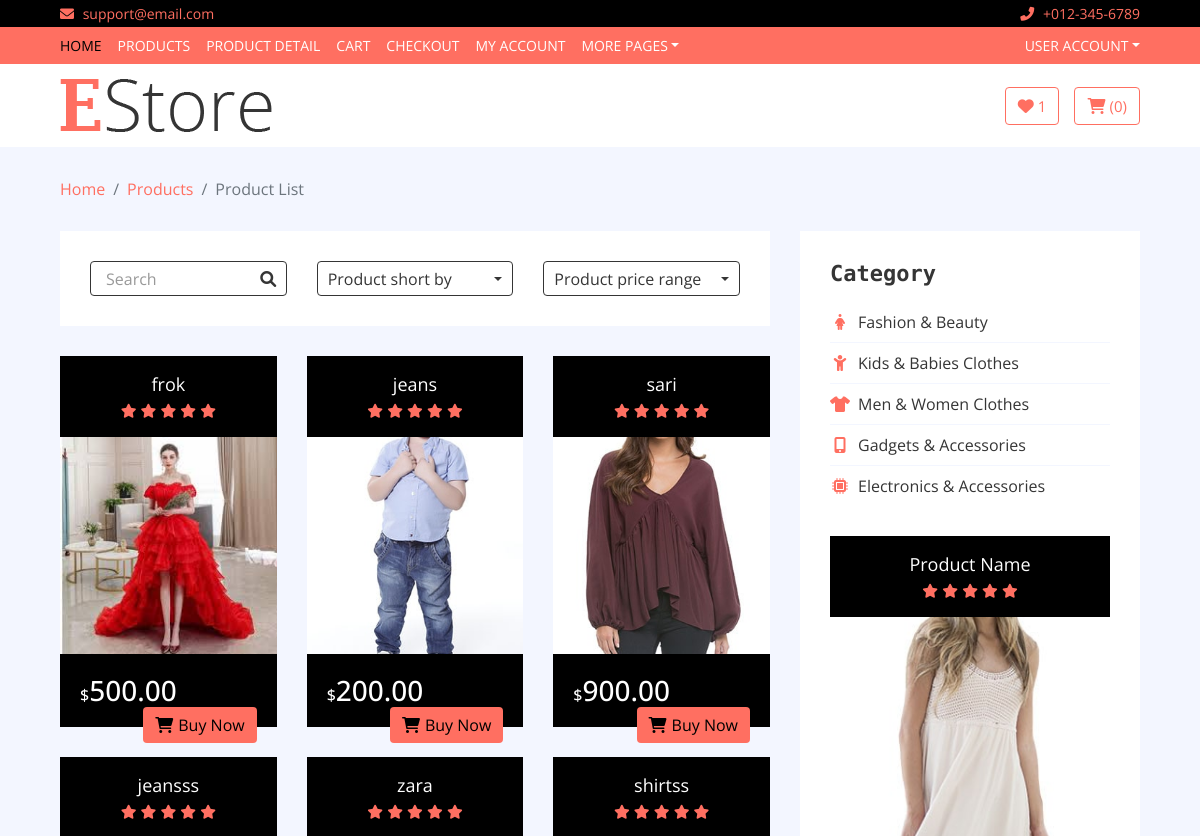
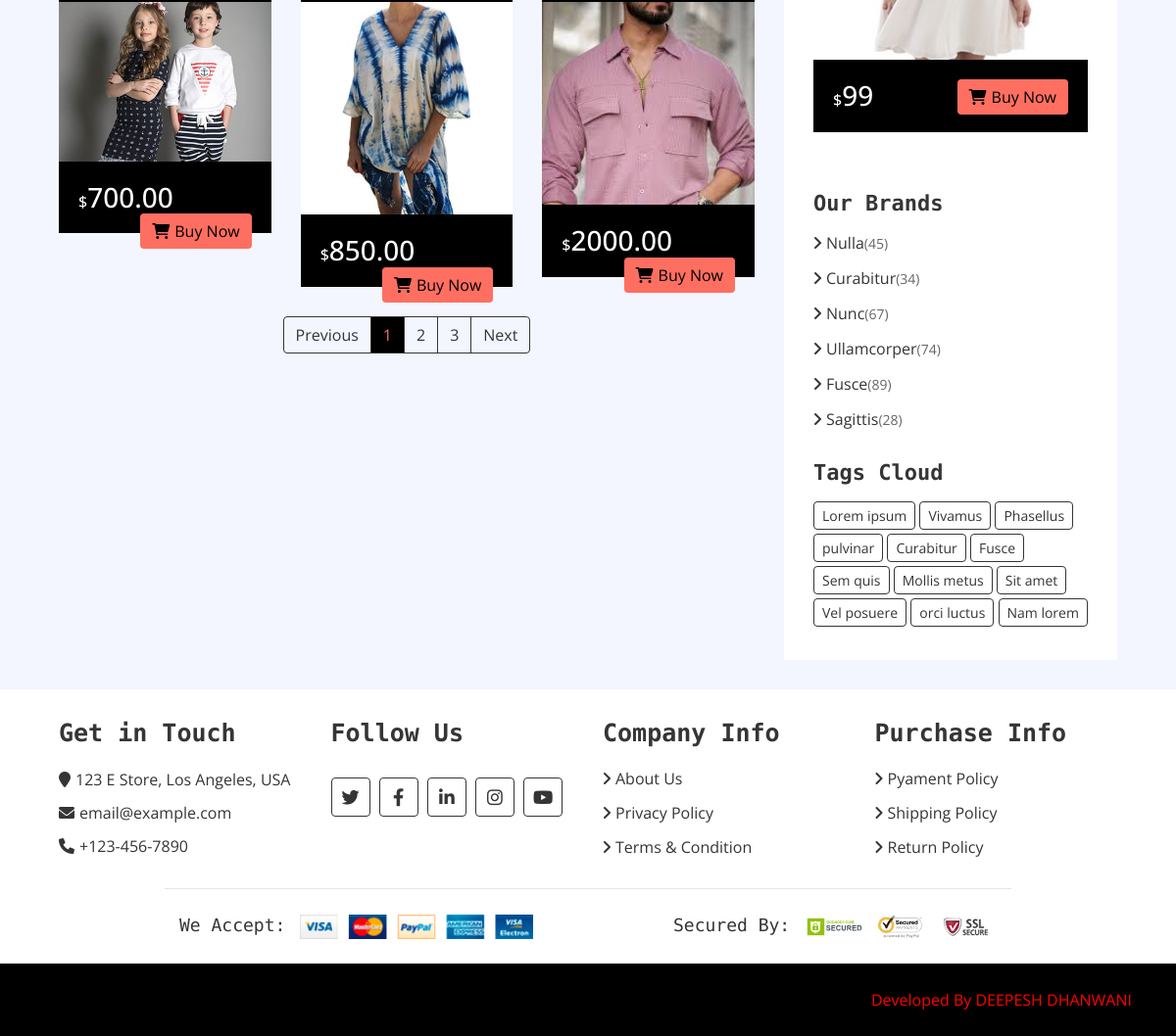
The page /products/ (signed in) on the database its author committed (2 pictures, top to bottom).
### shop/models.py (models this page shows, shortened)
class Product(models.Model):
    category = models.ForeignKey(Category, on_delete=models.CASCADE, related_name='products')
    name = models.CharField(max_length=100)  # e.g., T-shirt, Jeans
    description = models.TextField()  # Description of the product
    price = models.DecimalField(max_digits=10, decimal_places=2)  # Product price
    image = models.ImageField(upload_to='products/', blank=True, null=True)  # Product image

### ecommerce/views.py (the view)
# urls.py: path("products/", views.all_products_view, name="all_products"),
def all_products_view(request):
    categories = Category.objects.all()
    products = Product.objects.all()
    Brandimgdata = Brandimg.objects.all().order_by('id')
    wishlist_count = Wishlist.objects.filter(user=request.user).count() if request.user.is_authenticated else 0
    context = {
        'categories': categories,
        'products': products,
        'Brandimgdata':Brandimgdata,
        'wishlist_count': wishlist_count,
    }
    return render(request, 'product-list.html', context)

### templates/product-list.html (shortened to what this page needs)
<!DOCTYPE html>
<html lang="en">
    {% include "header.html" %}
    {% load static %}
<head>
    <link rel="stylesheet" href="{% static 'css/style.css' %}">
</head>
   <body>
        <div class="breadcrumb-wrap">
            <div class="container-fluid">
                <ul class="breadcrumb">
                    <li class="breadcrumb-item"><a href="#">Home</a></li>
                    <li class="breadcrumb-item"><a href="#">Products</a></li>
                    <li class="breadcrumb-item active">Product List</li>
                </ul>
            </div>
        </div>
        <div class="product-view">
            <div class="container-fluid">
                <div class="row">
                    <div class="col-lg-8">
                        <div class="row">
                            <div class="col-md-12">
                                <div class="product-view-top">
                                    <div class="row">
                                        <div class="col-md-4">
                                            <div class="product-search">
                                                <input type="email" value="Search">
                                                <button><i class="fa fa-search"></i></button>
                                            </div>
                                        </div>
                                        <div class="col-md-4">
                                            <div class="product-short">
                                                <div class="dropdown">
                                                    <div class="dropdown-toggle" data-toggle="dropdown">Product short by</div>
                                                </div>
                                            </div>
                                        </div>
                                        <div class="col-md-4">
                                            <div class="product-price-range">
                                                <div class="dropdown">
                                                    <div class="dropdown-toggle" data-toggle="dropdown">Product price range</div>
                                                </div>
                                            </div>
                                        </div>
                                    </div>
                                </div>
                            </div>
                            {% for product in products %}
                            <div class="col-md-4">
                                <div class="product-item">
                                    <div class="product-title">
                                        <a href="#">{{ product.name }}</a>
                                        <div class="ratting">
                                            <i class="fa fa-star"></i>
                                            <i class="fa fa-star"></i>
                                            <i class="fa fa-star"></i>
                                            <i class="fa fa-star"></i>
                                            <i class="fa fa-star"></i>
                                        </div>
                                    </div>
                                    <div class="product-image">
                                        <a href="product-detail.html">
                                            <img src="{{ product.image.url }}" alt="Product Image">
                                        </a>
                                    </div>
                                    <div class="product-price">
                                        <h3><span>$</span>{{ product.price }}</h3>
                                        <a class="btn" href=""><i class="fa fa-shopping-cart"></i>Buy Now</a>
                                    </div>
                                </div>
                            </div>
                            {% endfor %}
                        </div>
                        <div class="col-md-12">
                            <nav aria-label="Page navigation example">
                                <ul class="pagination justify-content-center">
                                    <li class="page-item disabled">
                                        <a class="page-link" href="#" tabindex="-1">Previous</a>
                                    </li>
                                    <li class="page-item active"><a class="page-link" href="#">1</a></li>
                                    <li class="page-item"><a class="page-link" href="#">2</a></li>
                                    <li class="page-item"><a class="page-link" href="#">3</a></li>
                                    <li class="page-item">
                                        <a class="page-link" href="#">Next</a>
                                    </li>
                                </ul>
                            </nav>
                        </div>
                    </div>
                    <div class="col-lg-4 sidebar">
                        <div class="sidebar-widget category">
                            <h2 class="title">Category</h2>
                            <nav class="navbar bg-light">
                                <ul class="navbar-nav">
                                    <li class="nav-item">
                                        <a class="nav-link" href="#"><i class="fa fa-female"></i>Fashion & Beauty</a>
                                    </li>
                                    <li class="nav-item">
                                        <a class="nav-link" href="#"><i class="fa fa-child"></i>Kids & Babies Clothes</a>
                                    </li>
                                    <li class="nav-item">
                                        <a class="nav-link" href="#"><i class="fa fa-tshirt"></i>Men & Women Clothes</a>
                                    </li>
                                    <li class="nav-item">
                                        <a class="nav-link" href="#"><i class="fa fa-mobile-alt"></i>Gadgets & Accessories</a>
                                    </li>
                                    <li class="nav-item">
                                        <a class="nav-link" href="#"><i class="fa fa-microchip"></i>Electronics & Accessories</a>
                                    </li>
                                </ul>
                            </nav>
                        </div>
                        <div class="sidebar-widget widget-slider">
                            <div class="sidebar-slider normal-slider">
                                <div class="product-item">
                                    <div class="product-title">
                                        <a href="#">Product Name</a>
                                        <div class="ratting">
                                            <i class="fa fa-star"></i>
                                            <i class="fa fa-star"></i>
                                            <i class="fa fa-star"></i>
                                            <i class="fa fa-star"></i>
                                            <i class="fa fa-star"></i>
                                        </div>
                                    </div>
                                    <div class="product-image">
                                        <a href="product-detail.html">
                                            <img src="/static/img/product-10.jpg" alt="Product Image">
                                        </a>
                                    </div>
                                    <div class="product-price">
                                        <h3><span>$</span>99</h3>
                                        <a class="btn" href=""><i class="fa fa-shopping-cart"></i>Buy Now</a>
                                    </div>
                                </div>
                            </div>
                        </div>
                        <div class="sidebar-widget brands">
                            <h2 class="title">Our Brands</h2>
                            <ul>
                                <li><a href="#">Nulla </a><span>(45)</span></li>
                                <li><a href="#">Curabitur </a><span>(34)</span></li>
                                <li><a href="#">Nunc </a><span>(67)</span></li>
                                <li><a href="#">Ullamcorper</a><span>(74)</span></li>
                                <li><a href="#">Fusce </a><span>(89)</span></li>
                                <li><a href="#">Sagittis</a><span>(28)</span></li>
                            </ul>
                        </div>
                        <div class="sidebar-widget tag">
                            <h2 class="title">Tags Cloud</h2>
                            <a href="#">Lorem ipsum</a>
                            <a href="#">Vivamus</a>
                            <a href="#">Phasellus</a>
                            <a href="#">pulvinar</a>
                            <a href="#">Curabitur</a>
                            <a href="#">Fusce</a>
                            <a href="#">Sem quis</a>
                            <a href="#">Mollis metus</a>
                            <a href="#">Sit amet</a>
                            <a href="#">Vel posuere</a>
                            <a href="#">orci luctus</a>
                            <a href="#">Nam lorem</a>
                        </div>
                    </div>
                </div>
            </div>
        </div>
                      {%include "footer.html"%}
    </body>
</html>

### rows shown on the page
Product: name "frok", image (picture), price "500.00"
Product: name "jeans", image (picture), price "200.00"
Product: name "sari", image (picture), price "900.00"
Product: name "jeansss", image (picture), price "700.00"
Product: name "zara", image (picture), price "850.00"
Product: name "shirtss", image (picture), price "2000.00"

### other values the page prints
{{ wishlist_count }} "1"
